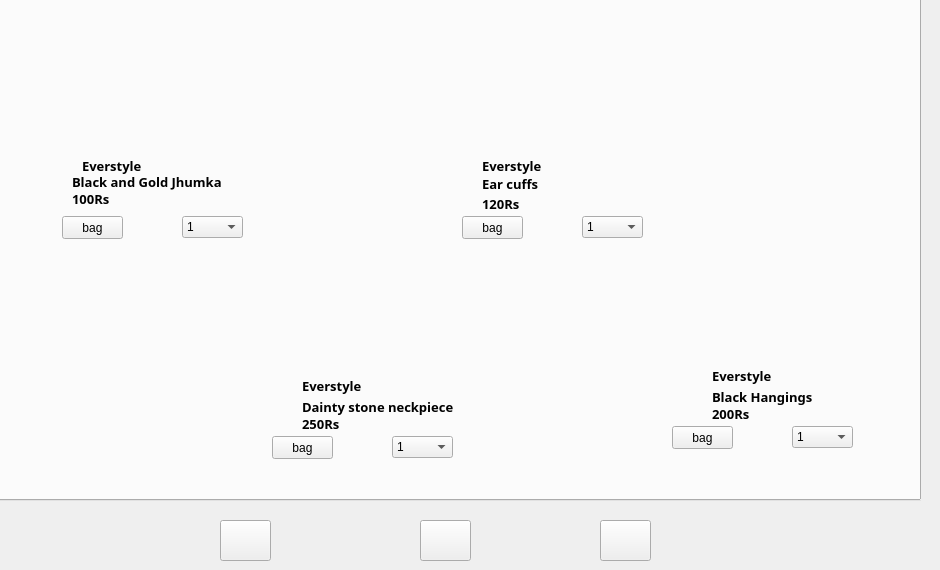
      <widget class="QWidget" name="tab_8">
       <attribute name="title">
        <string>Accesories</string>
       </attribute>
       <widget class="QTabWidget" name="tabWidget_4">
        <property name="geometry">
         <rect>
          <x>-10</x>
          <y>-30</y>
          <width>931</width>
          <height>531</height>
         </rect>
        </property>
        <property name="currentIndex">
         <number>0</number>
        </property>
        <widget class="QWidget" name="tab_14">
         <attribute name="title">
          <string>Earrings</string>
         </attribute>
         <widget class="QLabel" name="label_49">
          <property name="geometry">
           <rect>
            <x>80</x>
            <y>10</y>
            <width>161</width>
            <height>151</height>
           </rect>
          </property>
          <property name="styleSheet">
           <string notr="true">image: url(:/newPrefix/pics/WhatsApp Image 2020-12-05 at 10.39.33 AM.jpeg);</string>
          </property>
          <property name="text">
           <string/>
          </property>
         </widget>
         <widget class="QLabel" name="label_72">
          <property name="geometry">
           <rect>
            <x>480</x>
            <y>10</y>
            <width>161</width>
            <height>151</height>
           </rect>
          </property>
          <property name="styleSheet">
           <string notr="true">image: url(:/newPrefix/pics/WhatsApp Image 2020-12-05 at 10.39.33 AM (1).jpeg);</string>
          </property>
          <property name="text">
           <string/>
          </property>
         </widget>
         <widget class="QLabel" name="label_73">
          <property name="geometry">
           <rect>
            <x>700</x>
            <y>220</y>
            <width>161</width>
            <height>151</height>
           </rect>
          </property>
          <property name="styleSheet">
           <string notr="true">image: url(:/newPrefix/pics/WhatsApp Image 2020-12-05 at 10.39.32 AM.jpeg);</string>
          </property>
          <property name="text">
           <string/>
          </property>
         </widget>
         <widget class="QPushButton" name="pushButton_37">
          <property name="geometry">
           <rect>
            <x>70</x>
            <y>220</y>
            <width>61</width>
            <height>23</height>
           </rect>
          </property>
          <property name="text">
           <string>bag</string>
          </property>
         </widget>
         <widget class="QPushButton" name="pushButton_38">
          <property name="geometry">
           <rect>
            <x>470</x>
            <y>220</y>
            <width>61</width>
            <height>23</height>
           </rect>
          </property>
          <property name="text">
           <string>bag</string>
          </property>
         </widget>
         <widget class="QPushButton" name="pushButton_39">
          <property name="geometry">
           <rect>
            <x>680</x>
            <y>430</y>
            <width>61</width>
            <height>23</height>
           </rect>
          </property>
          <property name="text">
           <string>bag</string>
          </property>
         </widget>
         <widget class="QLabel" name="label_43">
          <property name="geometry">
           <rect>
            <x>290</x>
            <y>220</y>
            <width>161</width>
            <height>151</height>
           </rect>
          </property>
          <property name="styleSheet">
           <string notr="true">image: url(:/newPrefix/pics/WhatsApp-Image-2020-12-04-at-6.27.08-PM.png);</string>
          </property>
          <property name="text">
           <string/>
          </property>
         </widget>
         <widget class="QPushButton" name="pushButton_34">
          <property name="geometry">
           <rect>
            <x>280</x>
            <y>440</y>
            <width>61</width>
            <height>23</height>
           </rect>
          </property>
          <property name="text">
           <string>bag</string>
          </property>
         </widget>
         <widget class="QLabel" name="label_98">
          <property name="geometry">
           <rect>
            <x>80</x>
            <y>170</y>
            <width>161</width>
            <height>31</height>
           </rect>
          </property>
          <property name="font">
           <font>
            <family>Trebuchet MS</family>
            <pointsize>10</pointsize>
            <weight>75</weight>
            <bold>true</bold>
           </font>
          </property>
          <property name="text">
           <string>Black and Gold Jhumka</string>
          </property>
         </widget>
         <widget class="QLabel" name="label_99">
          <property name="geometry">
           <rect>
            <x>90</x>
            <y>160</y>
            <width>111</width>
            <height>20</height>
           </rect>
          </property>
          <property name="font">
           <font>
            <family>Trebuchet MS</family>
            <pointsize>10</pointsize>
            <weight>75</weight>
            <bold>true</bold>
           </font>
          </property>
          <property name="text">
           <string>Everstyle</string>
          </property>
         </widget>
         <widget class="QLabel" name="label_100">
          <property name="geometry">
           <rect>
            <x>80</x>
            <y>195</y>
            <width>71</width>
            <height>16</height>
           </rect>
          </property>
          <property name="font">
           <font>
            <family>Trebuchet MS</family>
            <pointsize>10</pointsize>
            <weight>75</weight>
            <bold>true</bold>
           </font>
          </property>
          <property name="text">
           <string>100Rs</string>
          </property>
         </widget>
         <widget class="QComboBox" name="comboBox_32">
          <property name="enabled">
           <bool>true</bool>
          </property>
          <property name="geometry">
           <rect>
            <x>190</x>
            <y>220</y>
            <width>61</width>
            <height>22</height>
           </rect>
          </property>
          <property name="editable">
           <bool>false</bool>
          </property>
          <property name="frame">
           <bool>true</bool>
          </property>
          <item>
           <property name="text">
            <string>1</string>
           </property>
          </item>
          <item>
           <property name="text">
            <string>2</string>
           </property>
          </item>
          <item>
           <property name="text">
            <string>3</string>
           </property>
          </item>
          <item>
           <property name="text">
            <string>4</string>
           </property>
          </item>
          <item>
           <property name="text">
            <string>5</string>
           </property>
          </item>
          <item>
           <property name="text">
            <string>6</string>
           </property>
          </item>
         </widget>
         <widget class="QLabel" name="label_101">
          <property name="geometry">
           <rect>
            <x>490</x>
            <y>160</y>
            <width>111</width>
            <height>20</height>
           </rect>
          </property>
          <property name="font">
           <font>
            <family>Trebuchet MS</family>
            <pointsize>10</pointsize>
            <weight>75</weight>
            <bold>true</bold>
           </font>
          </property>
          <property name="text">
           <string>Everstyle</string>
          </property>
         </widget>
         <widget class="QLabel" name="label_102">
          <property name="geometry">
           <rect>
            <x>490</x>
            <y>180</y>
            <width>111</width>
            <height>16</height>
           </rect>
          </property>
          <property name="font">
           <font>
            <family>Trebuchet MS</family>
            <pointsize>10</pointsize>
            <weight>75</weight>
            <bold>true</bold>
           </font>
          </property>
          <property name="text">
           <string>Ear cuffs</string>
          </property>
         </widget>
         <widget class="QLabel" name="label_103">
          <property name="geometry">
           <rect>
            <x>490</x>
            <y>200</y>
            <width>111</width>
            <height>16</height>
           </rect>
          </property>
          <property name="font">
           <font>
            <family>Trebuchet MS</family>
            <pointsize>10</pointsize>
            <weight>75</weight>
            <bold>true</bold>
           </font>
          </property>
          <property name="text">
           <string>120Rs</string>
          </property>
         </widget>
         <widget class="QComboBox" name="comboBox_33">
          <property name="enabled">
           <bool>true</bool>
          </property>
          <property name="geometry">
           <rect>
            <x>590</x>
            <y>220</y>
            <width>61</width>
            <height>22</height>
           </rect>
          </property>
          <property name="editable">
           <bool>false</bool>
          </property>
          <property name="frame">
           <bool>true</bool>
          </property>
          <item>
           <property name="text">
            <string>1</string>
           </property>
          </item>
          <item>
           <property name="text">
            <string>2</string>
           </property>
          </item>
          <item>
           <property name="text">
            <string>3</string>
           </property>
          </item>
          <item>
           <property name="text">
            <string>4</string>
           </property>
          </item>
          <item>
           <property name="text">
            <string>5</string>
           </property>
          </item>
          <item>
           <property name="text">
            <string>6</string>
           </property>
          </item>
         </widget>
         <widget class="QComboBox" name="comboBox_34">
          <property name="enabled">
           <bool>true</bool>
          </property>
          <property name="geometry">
           <rect>
            <x>400</x>
            <y>440</y>
            <width>61</width>
            <height>22</height>
           </rect>
          </property>
          <property name="editable">
           <bool>false</bool>
          </property>
          <property name="frame">
           <bool>true</bool>
          </property>
          <item>
           <property name="text">
            <string>1</string>
           </property>
          </item>
          <item>
           <property name="text">
            <string>2</string>
           </property>
          </item>
          <item>
           <property name="text">
            <string>3</string>
           </property>
          </item>
          <item>
           <property name="text">
            <string>4</string>
           </property>
          </item>
          <item>
           <property name="text">
            <string>5</string>
           </property>
          </item>
          <item>
           <property name="text">
            <string>6</string>
           </property>
          </item>
         </widget>
         <widget class="QLabel" name="label_104">
          <property name="geometry">
           <rect>
            <x>310</x>
            <y>380</y>
            <width>111</width>
            <height>20</height>
           </rect>
          </property>
          <property name="font">
           <font>
            <family>Trebuchet MS</family>
            <pointsize>10</pointsize>
            <weight>75</weight>
            <bold>true</bold>
           </font>
          </property>
          <property name="text">
           <string>Everstyle</string>
          </property>
         </widget>
         <widget class="QLabel" name="label_105">
          <property name="geometry">
           <rect>
            <x>310</x>
            <y>400</y>
            <width>151</width>
            <height>21</height>
           </rect>
          </property>
          <property name="font">
           <font>
            <family>Trebuchet MS</family>
            <pointsize>10</pointsize>
            <weight>75</weight>
            <bold>true</bold>
           </font>
          </property>
          <property name="text">
           <string>Dainty stone neckpiece </string>
          </property>
         </widget>
         <widget class="QLabel" name="label_106">
          <property name="geometry">
           <rect>
            <x>310</x>
            <y>420</y>
            <width>51</width>
            <height>16</height>
           </rect>
          </property>
          <property name="font">
           <font>
            <family>Trebuchet MS</family>
            <pointsize>10</pointsize>
            <weight>75</weight>
            <bold>true</bold>
           </font>
          </property>
          <property name="text">
           <string>250Rs</string>
          </property>
         </widget>
         <widget class="QLabel" name="label_107">
          <property name="geometry">
           <rect>
            <x>720</x>
            <y>370</y>
            <width>111</width>
            <height>20</height>
           </rect>
          </property>
          <property name="font">
           <font>
            <family>Trebuchet MS</family>
            <pointsize>10</pointsize>
            <weight>75</weight>
            <bold>true</bold>
           </font>
          </property>
          <property name="text">
           <string>Everstyle</string>
          </property>
         </widget>
         <widget class="QLabel" name="label_108">
          <property name="geometry">
           <rect>
            <x>720</x>
            <y>390</y>
            <width>111</width>
            <height>21</height>
           </rect>
          </property>
          <property name="font">
           <font>
            <family>Trebuchet MS</family>
            <pointsize>10</pointsize>
            <weight>75</weight>
            <bold>true</bold>
           </font>
          </property>
          <property name="text">
           <string>Black Hangings</string>
          </property>
         </widget>
         <widget class="QLabel" name="label_109">
          <property name="geometry">
           <rect>
            <x>720</x>
            <y>410</y>
            <width>51</width>
            <height>16</height>
           </rect>
          </property>
          <property name="font">
           <font>
            <family>Trebuchet MS</family>
            <pointsize>10</pointsize>
            <weight>75</weight>
            <bold>true</bold>
           </font>
          </property>
          <property name="text">
           <string>200Rs</string>
          </property>
         </widget>
         <widget class="QComboBox" name="comboBox_35">
          <property name="enabled">
           <bool>true</bool>
          </property>
          <property name="geometry">
           <rect>
            <x>800</x>
            <y>430</y>
            <width>61</width>
            <height>22</height>
           </rect>
          </property>
          <property name="editable">
           <bool>false</bool>
          </property>
          <property name="frame">
           <bool>true</bool>
          </property>
          <item>
           <property name="text">
            <string>1</string>
           </property>
          </item>
          <item>
           <property name="text">
            <string>2</string>
           </property>
          </item>
          <item>
           <property name="text">
            <string>3</string>
           </property>
          </item>
          <item>
           <property name="text">
            <string>4</string>
           </property>
          </item>
          <item>
           <property name="text">
            <string>5</string>
           </property>
          </item>
          <item>
           <property name="text">
            <string>6</string>
           </property>
          </item>
         </widget>
         <widget class="QLabel" name="label_64">
          <property name="geometry">
           <rect>
            <x>30</x>
            <y>350</y>
            <width>241</width>
            <height>41</height>
           </rect>
          </property>
          <property name="font">
           <font>
            <family>Pristina</family>
            <pointsize>24</pointsize>
           </font>
          </property>
          <property name="text">
           <string/>
          </property>
         </widget>
        </widget>
       </widget>
       <widget class="QPushButton" name="pushButton_46">
        <property name="geometry">
         <rect>
          <x>220</x>
          <y>520</y>
          <width>51</width>
          <height>41</height>
         </rect>
        </property>
        <property name="toolTip">
         <string>Home</string>
        </property>
        <property name="toolTipDuration">
         <number>-2</number>
        </property>
        <property name="text">
         <string/>
        </property>
        <property name="icon">
         <iconset>
          <normaloff>pics/home.png</normaloff>pics/home.png</iconset>
        </property>
        <property name="iconSize">
         <size>
          <width>40</width>
          <height>40</height>
         </size>
        </property>
       </widget>
       <widget class="QPushButton" name="pushButton_184">
        <property name="geometry">
         <rect>
          <x>420</x>
          <y>520</y>
          <width>51</width>
          <height>41</height>
         </rect>
        </property>
        <property name="toolTip">
         <string>Categories</string>
        </property>
        <property name="toolTipDuration">
         <number>-2</number>
        </property>
        <property name="text">
         <string/>
        </property>
        <property name="icon">
         <iconset>
          <normaloff>pics/menu.png</normaloff>pics/menu.png</iconset>
        </property>
        <property name="iconSize">
         <size>
          <width>40</width>
          <height>40</height>
         </size>
        </property>
       </widget>
       <widget class="QPushButton" name="pushButton_185">
        <property name="geometry">
         <rect>
          <x>600</x>
          <y>520</y>
          <width>51</width>
          <height>41</height>
         </rect>
        </property>
        <property name="toolTip">
         <string>Cart</string>
        </property>
        <property name="toolTipDuration">
         <number>-2</number>
        </property>
        <property name="text">
         <string/>
        </property>
        <property name="icon">
         <iconset>
          <normaloff>pics/mycart.png</normaloff>pics/mycart.png</iconset>
        </property>
        <property name="iconSize">
         <size>
          <width>40</width>
          <height>40</height>
         </size>
        </property>
       </widget>
       <widget class="QLabel" name="label_71">
        <property name="geometry">
         <rect>
          <x>680</x>
          <y>510</y>
          <width>16</width>
          <height>16</height>
         </rect>
        </property>
        <property name="text">
         <string/>
        </property>
       </widget>
      </widget>
